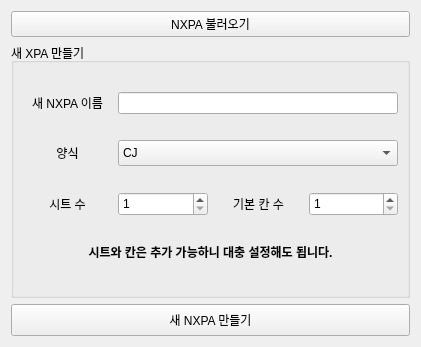
<?xml version="1.0" encoding="UTF-8"?>
<ui version="4.0">
 <class>xpaMainWindow</class>
 <widget class="QWidget" name="xpaMainWindow">
  <property name="geometry">
   <rect>
    <x>0</x>
    <y>0</y>
    <width>411</width>
    <height>334</height>
   </rect>
  </property>
  <property name="windowTitle">
   <string>NXPA</string>
  </property>
  <layout class="QGridLayout" name="gridLayout">
   <item row="2" column="0">
    <widget class="QPushButton" name="createNewXpa_pushButton">
     <property name="minimumSize">
      <size>
       <width>399</width>
       <height>32</height>
      </size>
     </property>
     <property name="text">
      <string>새 NXPA 만들기</string>
     </property>
     <property name="checkable">
      <bool>false</bool>
     </property>
    </widget>
   </item>
   <item row="1" column="0">
    <widget class="QGroupBox" name="newXpa_groupBox">
     <property name="minimumSize">
      <size>
       <width>387</width>
       <height>255</height>
      </size>
     </property>
     <property name="title">
      <string>새 XPA 만들기</string>
     </property>
     <layout class="QGridLayout" name="gridLayout_2">
      <item row="0" column="1" colspan="3">
       <widget class="QLineEdit" name="newXpaName_lineEdit">
        <property name="minimumSize">
         <size>
          <width>265</width>
          <height>21</height>
         </size>
        </property>
       </widget>
      </item>
      <item row="0" column="0">
       <widget class="QLabel" name="newXpaName_label">
        <property name="text">
         <string>새 NXPA 이름</string>
        </property>
        <property name="alignment">
         <set>Qt::AlignCenter</set>
        </property>
       </widget>
      </item>
      <item row="1" column="0">
       <widget class="QLabel" name="selectForm_label">
        <property name="text">
         <string>양식</string>
        </property>
        <property name="alignment">
         <set>Qt::AlignCenter</set>
        </property>
       </widget>
      </item>
      <item row="2" column="1">
       <widget class="QSpinBox" name="numSheet_spinBox">
        <property name="minimumSize">
         <size>
          <width>82</width>
          <height>24</height>
         </size>
        </property>
        <property name="minimum">
         <number>1</number>
        </property>
       </widget>
      </item>
      <item row="2" column="0">
       <widget class="QLabel" name="numSheet_label">
        <property name="text">
         <string>시트 수</string>
        </property>
        <property name="alignment">
         <set>Qt::AlignCenter</set>
        </property>
       </widget>
      </item>
      <item row="2" column="3">
       <widget class="QSpinBox" name="numBlock_spinBox">
        <property name="minimumSize">
         <size>
          <width>82</width>
          <height>24</height>
         </size>
        </property>
        <property name="minimum">
         <number>1</number>
        </property>
       </widget>
      </item>
      <item row="1" column="1" colspan="3">
       <widget class="QComboBox" name="selectForm_comboBox">
        <property name="minimumSize">
         <size>
          <width>271</width>
          <height>26</height>
         </size>
        </property>
        <item>
         <property name="text">
          <string>CJ</string>
         </property>
        </item>
        <item>
         <property name="text">
          <string>김해</string>
         </property>
        </item>
        <item>
         <property name="text">
          <string>여성</string>
         </property>
        </item>
       </widget>
      </item>
      <item row="2" column="2">
       <widget class="QLabel" name="numBlock_label">
        <property name="text">
         <string>기본 칸 수</string>
        </property>
        <property name="alignment">
         <set>Qt::AlignCenter</set>
        </property>
       </widget>
      </item>
      <item row="3" column="0" colspan="4">
       <widget class="QLabel" name="description_label">
        <property name="maximumSize">
         <size>
          <width>16777215</width>
          <height>20</height>
         </size>
        </property>
        <property name="font">
         <font>
          <weight>75</weight>
          <italic>false</italic>
          <bold>true</bold>
          <strikeout>false</strikeout>
          <stylestrategy>PreferDefault</stylestrategy>
          <kerning>true</kerning>
         </font>
        </property>
        <property name="text">
         <string>시트와 칸은 추가 가능하니 대충 설정해도 됩니다.</string>
        </property>
        <property name="alignment">
         <set>Qt::AlignCenter</set>
        </property>
       </widget>
      </item>
     </layout>
    </widget>
   </item>
   <item row="0" column="0">
    <widget class="QPushButton" name="loadNewXpa_pushButton">
     <property name="text">
      <string>NXPA 불러오기</string>
     </property>
    </widget>
   </item>
  </layout>
 </widget>
 <resources/>
 <connections/>
</ui>
